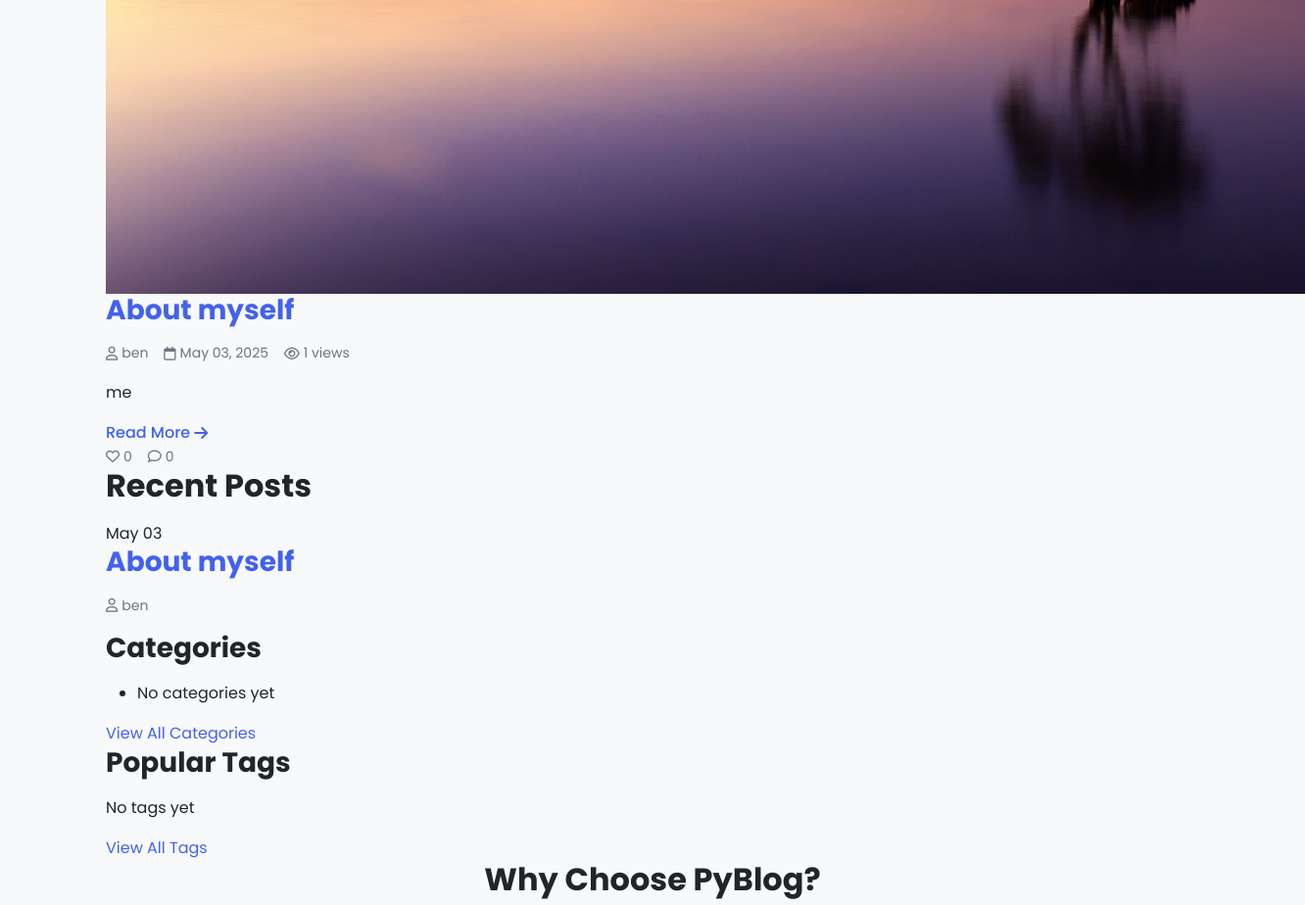
Before: / (middle part) with the older database file.
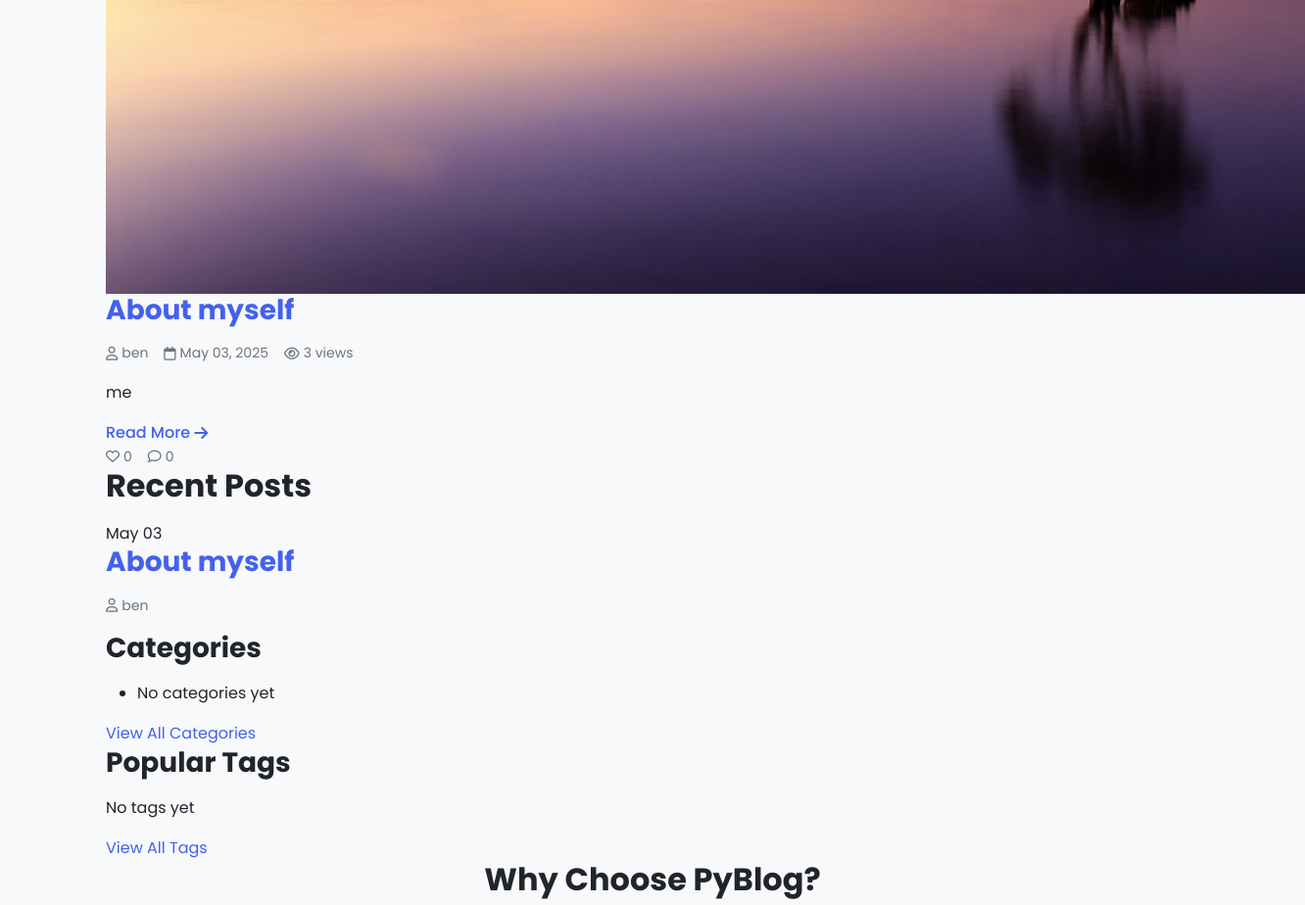
After: the same page with the newer database file.
### blog/models.py (models this page shows, shortened)
class Post(models.Model):
    STATUS_CHOICES = (
        ('draft', 'Draft'),
        ('published', 'Published'),
    )
    title = models.CharField(max_length=200)
    slug = models.SlugField(max_length=200, unique=True, blank=True)
    content = models.TextField()
    featured_image = models.ImageField(upload_to='post_images/', blank=True, null=True)
    excerpt = models.TextField(blank=True, help_text='A short description of the post')
    author = models.ForeignKey(User, on_delete=models.CASCADE, related_name='posts')
    category = models.ForeignKey(Category, on_delete=models.SET_NULL, null=True, blank=True, related_name='posts')
    tags = models.ManyToManyField(Tag, blank=True, related_name='posts')
    status = models.CharField(max_length=10, choices=STATUS_CHOICES, default='published')
    date_created = models.DateTimeField(auto_now_add=True)
    date_updated = models.DateTimeField(auto_now=True)
    views = models.PositiveIntegerField(default=0)
    likes = models.ManyToManyField(User, blank=True, related_name='liked_posts')
    def total_likes(self):
        return self.likes.count()
    def total_comments(self):
        return self.comments.count()
    class Meta:
        indexes = [
            models.Index(fields=['-date_created', 'status']),
            models.Index(fields=['status', '-views']),
            models.Index(fields=['category', 'status']),
            models.Index(fields=['author', 'status']),
            models.Index(fields=['slug']),
        ]

### blog/views.py (the view)
# urls.py: path('', views.home, name='home'),
@cache_page(60 * 5)  # Cache for 5 minutes
def home(request):
    cache_key = 'home_page_data'
    home_data = cache.get(cache_key)
    if not home_data:
        featured_posts = Post.objects.filter(status='published').select_related('author', 'category').prefetch_related('tags').order_by('-views')[:5]
        recent_posts = Post.objects.filter(status='published').select_related('author', 'category').order_by('-date_created')[:5]
        categories = Category.objects.annotate(post_count=Count('posts')).order_by('-post_count')[:10]
        popular_tags = Tag.objects.annotate(post_count=Count('posts')).order_by('-post_count')[:15]
        home_data = {
            'featured_posts': list(featured_posts),
            'recent_posts': list(recent_posts),
            'categories': list(categories),
            'popular_tags': list(popular_tags),
        }
        cache.set(cache_key, home_data, 60 * 5)
    return render(request, 'blog/home.html', home_data)

### templates/blog/home.html (shortened to what this page needs)
{% extends 'blog/base.html' %}
{% block extra_head %}
    <meta property="og:image" content="{{ request.scheme }}://{{ request.get_host }}{% load static %}{% static 'logo.svg' %}">
    <meta name="twitter:image" content="{{ request.scheme }}://{{ request.get_host }}{% load static %}{% static 'logo.svg' %}">
{% endblock %}
{% block content %}
    <section class="section">
        <div class="featured-posts">
            {% if featured_posts %}
                {% for post in featured_posts %}
                    <div class="featured-post-card">
                        <div class="featured-post-image">
                            {% if post.featured_image %}
                                <img src="{{ post.featured_image.url }}" alt="{{ post.title }}">
                            {% else %}
                                <div class="placeholder-image">
                                    <i class="fas fa-code"></i>
                                </div>
                            {% endif %}
                        </div>
                        <div class="featured-post-content">
                            <h3 class="featured-post-title">
                                <a href="{% url 'post_detail' post.slug %}">{{ post.title }}</a>
                            </h3>
                            <div class="post-meta">
                                <span><i class="far fa-user"></i> {{ post.author.username }}</span>
                                <span><i class="far fa-calendar"></i> {{ post.date_created|date:"M d, Y" }}</span>
                                <span><i class="far fa-eye"></i> {{ post.views }} views</span>
                            </div>
                            <p class="featured-post-excerpt">{{ post.excerpt|default:post.content|truncatewords:25 }}</p>
                            <div class="featured-post-footer">
                                <a href="{% url 'post_detail' post.slug %}" class="read-more">Read More <i class="fas fa-arrow-right"></i></a>
                                <div class="post-stats">
                                    <span><i class="far fa-heart"></i> {{ post.total_likes }}</span>
                                    <span><i class="far fa-comment"></i> {{ post.total_comments }}</span>
                                </div>
                            </div>
                        </div>
                    </div>
                {% endfor %}
            {% else %}
                <div class="empty-state">
                    <i class="fas fa-newspaper"></i>
                    <p>No featured posts yet. Check back soon!</p>
                </div>
            {% endif %}
        </div>
    </section>
    <div class="two-column-section">
        <section class="section recent-posts-section">
            <div class="section-header">
                <h2 class="section-title">Recent Posts</h2>
            </div>
            <div class="recent-posts-list">
                {% if recent_posts %}
                    {% for post in recent_posts %}
                        <div class="recent-post-item">
                            <div class="recent-post-meta">
                                <span class="recent-post-date">{{ post.date_created|date:"M d" }}</span>
                            </div>
                            <div class="recent-post-content">
                                <h3 class="recent-post-title">
                                    <a href="{% url 'post_detail' post.slug %}">{{ post.title }}</a>
                                </h3>
                                <div class="post-meta">
                                    <span><i class="far fa-user"></i> {{ post.author.username }}</span>
                                </div>
                            </div>
                        </div>
                    {% endfor %}
                {% else %}
                    <div class="empty-state">
                        <p>No posts yet. Be the first to create one!</p>
                    </div>
                {% endif %}
            </div>
        </section>
        <section class="section sidebar-section">
            <div class="widget categories-widget">
                <h3 class="widget-title">Categories</h3>
                <ul class="categories-list">
                    {% if categories %}
                        {% for category in categories %}
                            <li>
                                <a href="{% url 'category_posts' category.slug %}">
                                    <span class="category-name">{{ category.name }}</span>
                                    <span class="category-count">{{ category.post_count }}</span>
                                </a>
                            </li>
                        {% endfor %}
                    {% else %}
                        <li class="empty-item">No categories yet</li>
                    {% endif %}
                </ul>
                <a href="{% url 'category_list' %}" class="widget-link">View All Categories</a>
            </div>
            <div class="widget tags-widget">
                <h3 class="widget-title">Popular Tags</h3>
                <div class="tags-cloud">
                    {% if popular_tags %}
                        {% for tag in popular_tags %}
                            <a href="{% url 'tag_posts' tag.slug %}" class="tag-item">{{ tag.name }}</a>
                        {% endfor %}
                    {% else %}
                        <p class="empty-item">No tags yet</p>
                    {% endif %}
                </div>
                <a href="{% url 'tag_list' %}" class="widget-link">View All Tags</a>
            </div>
        </section>
    </div>
    <section class="section features-section">
        <h2 class="section-title text-center">Why Choose PyBlog?</h2>
    </section>
{% endblock %}

### templates/blog/base.html (shortened to what this page needs)
{% load static %}
<!DOCTYPE html>
<html lang="en">
<head>
    <link href="https://cdn.jsdelivr.net/npm/bootstrap@5.3.0/dist/css/bootstrap.min.css" rel="stylesheet">
    <link rel="stylesheet" href="https://cdnjs.cloudflare.com/ajax/libs/font-awesome/6.4.0/css/all.min.css">
    <link rel="stylesheet" href="https://cdn.jsdelivr.net/npm/prismjs@1.29.0/themes/prism-tomorrow.min.css">
    <link rel="stylesheet" href="{% static 'modern-theme.css' %}?v={% now 'U' %}">
    <link rel="stylesheet" href="{% static 'dark-mode-fix.css' %}?v={% now 'U' %}">
</head>
<body>
    <main class="container py-4">
        {% block content %}{% endblock %}
    </main>
</body>
</html>

### static/modern-theme.css (style rules this page uses)
:root { --primary: #4361ee; --primary-dark: #3a56d4; --secondary: #7209b7; --accent: #f72585; --success: #4cc9f0; --warning: #f8961e; --danger: #f94144; --light: #f8f9fa; --dark: #212529; --gray-100: #f8f9fa; --gray-200: #e9ecef; --gray-300: #dee2e6; --gray-400: #ced4da; --gray-500: #adb5bd; --gray-600: #6c757d; --gray-700: #495057; --gray-800: #343a40; --gray-900: #212529; --font-family-sans: 'Poppins', -apple-system, BlinkMacSystemFont, 'Segoe UI', Roboto, Oxygen, Ubuntu, Cantarell, 'Open Sans', 'Helvetica Neue', sans-serif; --font-family-serif: 'Merriweather', Georgia, 'Times New Roman', serif; --font-family-mono: 'JetBrains Mono', SFMono-Regular, Menlo, Monaco, Consolas, 'Liberation Mono', 'Courier New', monospace; --spacing-xs: 0.25rem; --spacing-sm: 0.5rem; --spacing-md: 1rem; --spacing-lg: 1.5rem; --spacing-xl: 2rem; --spacing-xxl: 3rem; --radius-sm: 0.25rem; --radius-md: 0.5rem; --radius-lg: 1rem; --radius-xl: 2rem; --radius-full: 9999px; --shadow-sm: 0 1px 3px rgba(0, 0, 0, 0.12), 0 1px 2px rgba(0, 0, 0, 0.24); --shadow-md: 0 4px 6px rgba(0, 0, 0, 0.1), 0 1px 3px rgba(0, 0, 0, 0.08); --shadow-lg: 0 10px 15px -3px rgba(0, 0, 0, 0.1), 0 4px 6px -2px rgba(0, 0, 0, 0.05); --shadow-xl: 0 20px 25px -5px rgba(0, 0, 0, 0.1), 0 10px 10px -5px rgba(0, 0, 0, 0.04); --transition-fast: 150ms ease; --transition-normal: 300ms ease; --transition-slow: 500ms ease; }
body { font-family: var(--font-family-sans); line-height: 1.6; color: var(--gray-900); background-color: var(--gray-100); transition: background-color var(--transition-normal); }
h1, h2, h3, h4, h5, h6 { font-weight: 700; line-height: 1.2; margin-bottom: var(--spacing-md); color: var(--gray-900); }
a { color: var(--primary); text-decoration: none; transition: color var(--transition-fast); }
.post-meta { display: flex; gap: var(--spacing-md); margin-bottom: var(--spacing-md); color: var(--gray-600); font-size: 0.875rem; }
.post-meta span { display: flex; align-items: center; }
.post-meta i { margin-right: var(--spacing-xs); }
.read-more { color: var(--primary); font-weight: 500; display: flex; align-items: center; }
.read-more i { margin-left: var(--spacing-xs); transition: transform var(--transition-fast); }
.post-stats { display: flex; gap: var(--spacing-md); color: var(--gray-600); font-size: 0.875rem; }
.post-stats span { display: flex; align-items: center; }
.post-stats i { margin-right: var(--spacing-xs); }
.animate-fadeIn { animation: fadeIn 0.5s ease forwards; }

Changed rows visible on the page:
changed Post "About myself": views "1" → "3"
